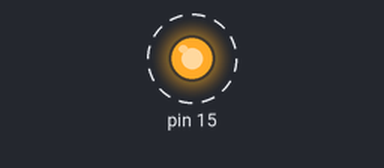
Simulated run of this sketch. Board: Arduino Uno, built for the host (arithmetic inside an expression is 32-bit, double 64-bit). On the bench: output pins drawn as LEDs (lit = HIGH). Dashed ring = blinking. What the sketch prints to the serial monitor is not drawn.

Above: at 0.5 s.
Timing chart, 0 to 4.6 s (numbered marks = the images above):
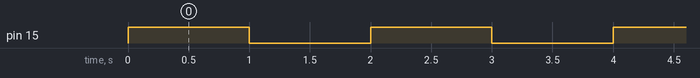

Measured:
- by itself, pin 15: alternates HIGH for 1.0 s and LOW for 1.0 s

The sketch:

Relay_Check.ino
```cpp
const int relayPin = PIN_PC1; // Pin connected to the relay
const int delayTime = 1000;   // Time in milliseconds to wait between toggles

void setup() {
  // Initialize the serial communication for debugging
  Serial.begin(9600);

  // Set the relay pin as output
  pinMode(relayPin, OUTPUT);

  // Ensure relay is initially off
  digitalWrite(relayPin, LOW);

  Serial.println("Relay test started...");
}

void loop() {
  // Turn the relay on (and thus the LED strip)
  digitalWrite(relayPin, HIGH);
  Serial.println("Relay ON - LED strip should be ON");
  delay(delayTime); // Wait for a second

  // Turn the relay off (and thus the LED strip)
  digitalWrite(relayPin, LOW);
  Serial.println("Relay OFF - LED strip should be OFF");
  delay(delayTime); // Wait for a second
}
```
